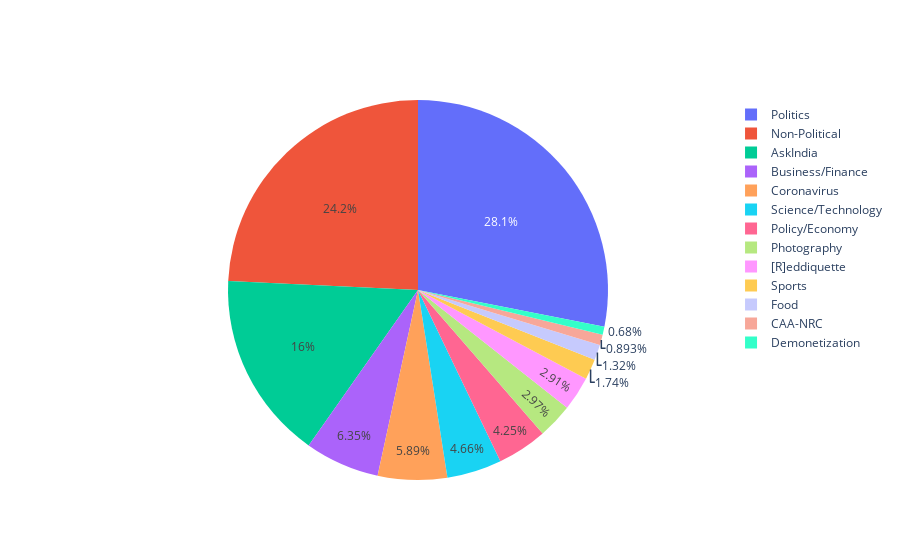

The cell this chart's notebook holds for it:
### Code cell
fig = go.Figure(data=[go.Pie(labels=new_flairs, values=new_freq)])
fig.show()

### Figure 1 — Plotly figure (JSON) as saved in the notebook; plotly's stock layout.template omitted (floating-point values rounded to 4 significant figures)
{"data": [{"labels": ["AskIndia", "Business/Finance", "CAA-NRC", "Coronavirus", "Demonetization", "Food", "Non-Political", "Photography", "Policy/Economy", "Politics", "Science/Technology", "Sports", "[R]eddiquette"], "type": "pie", "values": [18343, 7277, 1024, 6757, 780, 1511, 27806, 3406, 4875, 32229, 5346, 1992, 3335]}], "layout": {"autosize": true}}
